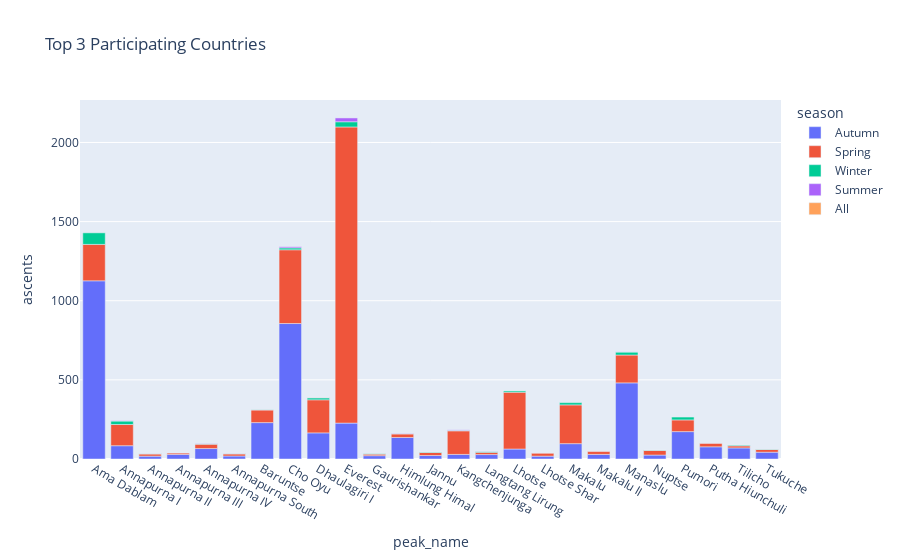

The cell this chart's notebook holds for it:
### Markdown cell above
### Popular Season to Climb

### Code cell
pop_season = data\
                .query("peak_name in @top_25_mountains")\
                .groupby(['peak_name', 'season'], as_index=False)\
                .agg({'peak_id': 'count'}).rename(columns={'peak_id': 'ascents'})

fig = px.bar(pop_season,
             x='peak_name',
             y='ascents',
             color='season',
             title='Top 3 Participating Countries',
             color_continuous_scale=px.colors.sequential.Bluyl) 
fig.show()

### Figure 1 — Plotly figure (JSON) as saved in the notebook; plotly's stock layout.template omitted (floating-point values rounded to 4 significant figures)
{"data": [{"alignmentgroup": "True", "hovertemplate": "season=Autumn<br>peak_name=%{x}<br>ascents=%{y}<extra></extra>", "legendgroup": "Autumn", "marker": {"color": "#636efa"}, "name": "Autumn", "offsetgroup": "Autumn", "orientation": "v", "showlegend": true, "textposition": "auto", "type": "bar", "x": ["Ama Dablam", "Annapurna I", "Annapurna II", "Annapurna III", "Annapurna IV", "Annapurna South", "Baruntse", "Cho Oyu", "Dhaulagiri I", "Everest", "Gaurishankar", "Himlung Himal", "Jannu", "Kangchenjunga", "Langtang Lirung", "Lhotse", "Lhotse Shar", "Makalu", "Makalu II", "Manaslu", "Nuptse", "Pumori", "Putha Hiunchuli", "Tilicho", "Tukuche"], "xaxis": "x", "y": [1126, 84, 18, 29, 66, 19, 230, 856, 165, 227, 21, 136, 22, 29, 28, 63, 18, 97, 29, 481, 25, 173, 77, 70, 43], "yaxis": "y"}, {"alignmentgroup": "True", "hovertemplate": "season=Spring<br>peak_name=%{x}<br>ascents=%{y}<extra></extra>", "legendgroup": "Spring", "marker": {"color": "#EF553B"}, "name": "Spring", "offsetgroup": "Spring", "orientation": "v", "showlegend": true, "textposition": "auto", "type": "bar", "x": ["Ama Dablam", "Annapurna I", "Annapurna II", "Annapurna III", "Annapurna IV", "Annapurna South", "Baruntse", "Cho Oyu", "Dhaulagiri I", "Everest", "Gaurishankar", "Himlung Himal", "Jannu", "Kangchenjunga", "Langtang Lirung", "Lhotse", "Lhotse Shar", "Makalu", "Makalu II", "Manaslu", "Nuptse", "Pumori", "Putha Hiunchuli", "Tilicho", "Tukuche"], "xaxis": "x", "y": [230, 134, 14, 8, 28, 13, 80, 466, 209, 1871, 10, 23, 19, 149, 14, 359, 18, 245, 18, 176, 29, 74, 21, 13, 17], "yaxis": "y"}, {"alignmentgroup": "True", "hovertemplate": "season=Winter<br>peak_name=%{x}<br>ascents=%{y}<extra></extra>", "legendgroup": "Winter", "marker": {"color": "#00cc96"}, "name": "Winter", "offsetgroup": "Winter", "orientation": "v", "showlegend": true, "textposition": "auto", "type": "bar", "x": ["Ama Dablam", "Annapurna I", "Annapurna II", "Annapurna IV", "Annapurna South", "Baruntse", "Cho Oyu", "Dhaulagiri I", "Everest", "Gaurishankar", "Himlung Himal", "Jannu", "Kangchenjunga", "Langtang Lirung", "Lhotse", "Makalu", "Manaslu", "Nuptse", "Pumori", "Tilicho", "Tukuche"], "xaxis": "x", "y": [73, 22, 2, 2, 3, 1, 12, 13, 33, 2, 1, 3, 3, 6, 8, 14, 19, 2, 18, 4, 2], "yaxis": "y"}, {"alignmentgroup": "True", "hovertemplate": "season=Summer<br>peak_name=%{x}<br>ascents=%{y}<extra></extra>", "legendgroup": "Summer", "marker": {"color": "#ab63fa"}, "name": "Summer", "offsetgroup": "Summer", "orientation": "v", "showlegend": true, "textposition": "auto", "type": "bar", "x": ["Annapurna I", "Annapurna II", "Annapurna IV", "Annapurna South", "Cho Oyu", "Dhaulagiri I", "Everest", "Himlung Himal", "Kangchenjunga", "Langtang Lirung", "Manaslu"], "xaxis": "x", "y": [2, 1, 2, 1, 7, 1, 24, 2, 3, 1, 1], "yaxis": "y"}, {"alignmentgroup": "True", "hovertemplate": "season=All<br>peak_name=%{x}<br>ascents=%{y}<extra></extra>", "legendgroup": "All", "marker": {"color": "#FFA15A"}, "name": "All", "offsetgroup": "All", "orientation": "v", "showlegend": true, "textposition": "auto", "type": "bar", "x": ["Dhaulagiri I"], "xaxis": "x", "y": [1], "yaxis": "y"}], "layout": {"barmode": "relative", "legend": {"title": {"text": "season"}, "tracegroupgap": 0}, "title": {"text": "Top 3 Participating Countries"}, "xaxis": {"anchor": "y", "domain": [0, 1], "title": {"text": "peak_name"}}, "yaxis": {"anchor": "x", "domain": [0, 1], "title": {"text": "ascents"}}}}
